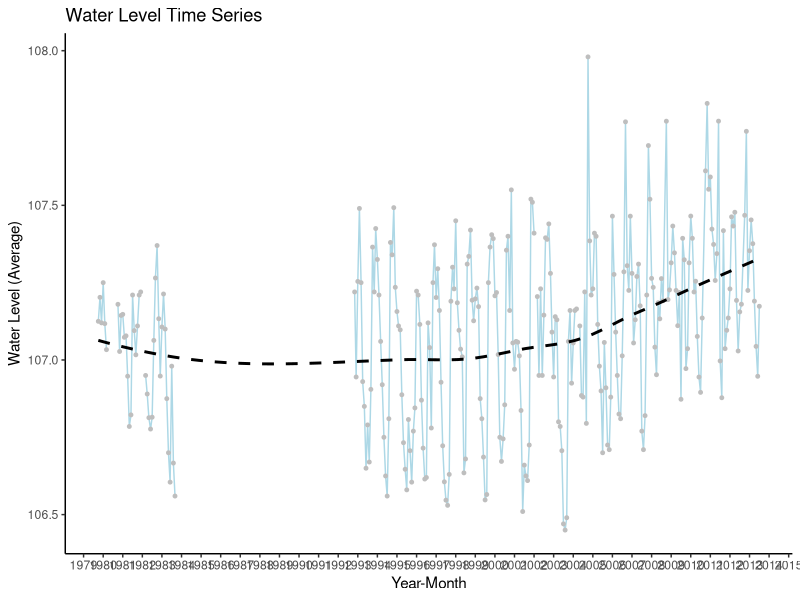
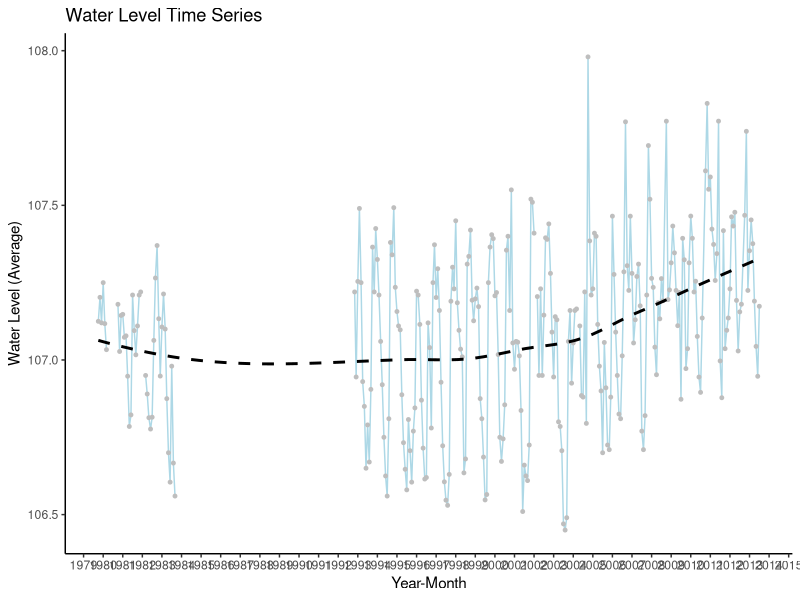

Generate these figures, in order, with R: (Note: this script raises an error after producing the figures.)
#27/2/25
#plotting water level data

library(tidyverse)

#load data
waterlevelp1<-read.csv("data/raw/csv/waterlevels_1980-1992.csv")
waterlevelp2<-read.csv("data/raw/csv/waterlevels_1993-2007.csv")
waterlevelp3<-read.csv("data/raw/csv/waterlevels_2008-2013.csv")

#changing + matching names 
waterlevelp1<-waterlevelp1 %>% rename(waterlevel.masl=Loch.Level.m.asl) %>% 
  mutate(Date=dmy(Date)) %>% select(Date,waterlevel.masl)

waterlevelp2<-waterlevelp2 %>% rename(waterlevel.masl=Harbour.masl) %>% 
  mutate(Date=dmy(Date)) %>% select(Date,waterlevel.masl)

waterlevelp3<-waterlevelp3 %>% rename(Date=SAMPLE_DATE,waterlevel.masl=Level.maod) %>% 
  mutate(Date=dmy(Date)) %>% select(Date,waterlevel.masl)

#checking data
View(waterlevelp1)
View(waterlevelp2)
View(waterlevelp3)

fullwaterlevel<-bind_rows(waterlevelp1,waterlevelp2,waterlevelp3)  %>% 
  mutate(year = year(Date),  # Extract year
  month = month(Date))

View(fullwaterlevel)

#averaging across months 
WL_monthly_average<- fullwaterlevel %>%
  group_by(year, month) %>%
  summarise(across(where(is.numeric), mean, na.rm = TRUE)) %>%  # Average numeric cols
  ungroup()%>%
  mutate(YearMonth = as.Date(paste(year, month, "01", sep = "-")))  # Create a proper date format

View(WL_monthly_average)

#plot water level time series
plot_WL<-ggplot(WL_monthly_average, aes(x = YearMonth, y = waterlevel.masl)) +
  geom_line(colour="lightblue",linewidth = 0.5) +  # Line plot
  geom_point(colour="grey",size = 1) +  # Add points
  geom_smooth(linetype="dashed",se=F,colour="black")+
  labs(title = "Water Level Time Series",
       x = "Year-Month",
       y = "Water Level (Average)") +
  scale_x_date(date_labels = "%Y", date_breaks = "12 months") +  # Format x-axis
  theme_classic()  # Clean theme

plot_WL

ggsave("output/timeseries/waterlevel.png",plot_WL,width=16,height=8,dpi=450)

#plot relationship between chlorophyll and water level
RB5_monthly_average<-read.csv("data/raw/csv/RB5_monitoring_data_monthly_average_1980-2023.csv")

#checking data 
View(RB5_monthly_average)

WL_ChlA_data<- full_join(WL_monthly_average, RB5_monthly_average, by = "YearMonth")

View(WL_ChlA_data)

plot_WLChlA<-ggplot(WL_ChlA_data, aes(x = waterlevel.masl, y = RB5.ChlA)) +
  geom_line(colour="lightblue",linewidth = 0.5) +  # Line plot
  geom_point(colour="grey",size = 1) +  # Add points
  geom_smooth(linetype="dashed",se=F,colour="black")+
  labs(title = "Water Level vs Chlorophyll A",
       x = "WL (Average)",
       y = "ChlA (Average)") +
  theme_classic()  # Clean theme

plot_WLChlA

ggsave("output/monitoringdatarelationship/waterlevelChlA.png",plot_WLChlA,width=16,height=8,dpi=450)
